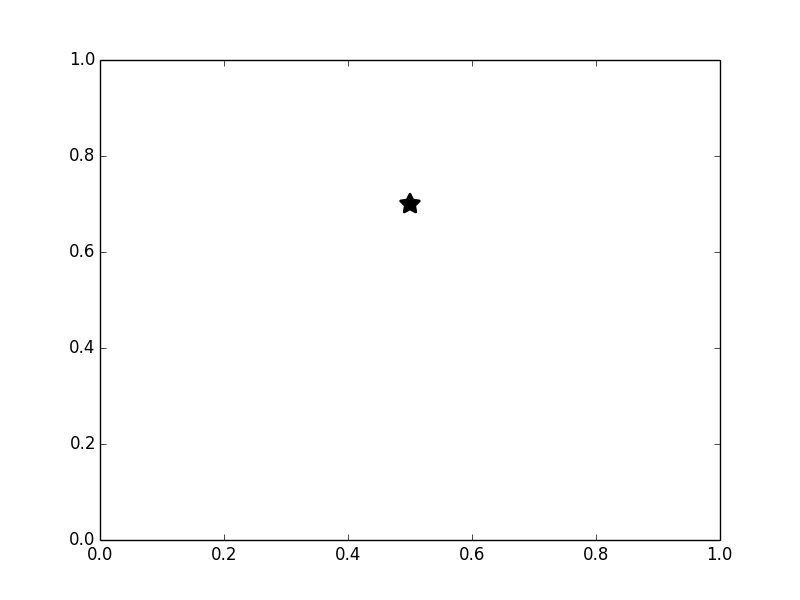
%> input picture initialization/test/star1.png, 800 x 600 px; the run also reads 1 picture not shown here
$ octave test_initialization_KLT.m   (GNU Octave 9; MATLAB toolbox functions it lacks are replaced by stand-ins)
%> lines starting %> are read from the running program, lines starting %| are printed output that depends on the picture
### solution_03/harris.m
function scores = harris(img, patch_size, kappa)
% scores = harris(img, patch_size, kappa);
% computes the harris score (indicades gradient) on image, zero BC
% Input:
%   img, image
%   patch_size, scalar, patch_size = 2*patch_radius + 1
%   kappa, R_uv = det(M_uv) - kappa*tr(M_uv)^2, (0.08)
% Output:
%   scores, size(img)

sobel_para = [-1 0 1];
sobel_orth = [1 2 1];

Ix = conv2(sobel_orth', sobel_para, img, 'valid');
Iy = conv2(sobel_para', sobel_orth, img, 'valid');

Ixx = double(Ix .^ 2);
Iyy = double(Iy .^ 2);
Ixy = double(Ix .* Iy);

patch = ones(patch_size, patch_size) / (patch_size ^ 2);
pr = floor(patch_size / 2);  % patch radius
sIxx = conv2(Ixx, patch, 'valid');
sIyy = conv2(Iyy, patch, 'valid');
sIxy = conv2(Ixy, patch, 'valid');

scores = (sIxx .* sIyy - sIxy .^ 2) ... determinant
    - kappa * (sIxx + sIyy) .^ 2;  % square trace

scores(scores<0) = 0;

scores = padarray(scores, [1+pr 1+pr]);

end

### solution_03/selectKeypoints.m
function keypoints = selectKeypoints(scores, num, r)
% keypoints = selectKeypoints(scores, num, r);
% Selects the num best scores as keypoints and performs non-maximum
% supression of a (2r + 1)*(2r + 1) box around the current maximum.
% Input:
%   scores, size(img)
%   num, scalar number of best scores where a non-maxima supression is executed
%   r, scalar "radius" of supression square
% Output:
%   keypoints, 2xnum, coorinates of keypoint

keypoints = zeros(2, num);
temp_scores = padarray(scores, [r r]);
for i = 1:num
    [~, kp] = max(temp_scores(:));
    [row, col] = ind2sub(size(temp_scores), kp);
    kp = [row;col];
    keypoints(:, i) = kp - r;
    temp_scores(kp(1)-r:kp(1)+r, kp(2)-r:kp(2)+r) = ...
        zeros(2*r + 1, 2*r + 1);
end

end

### solution_03/describeKeypoints.m
function descriptors = describeKeypoints(img, keypoints, r)
% descriptors = describeKeypoints(img, keypoints, r);
% Returns a (2r+1)^2xN matrix of image patch vectors based on image
% img and a 2xN matrix containing the keypoint coordinates.
% r is the patch "radius".
% Input:
%   img, image
%   keypoints, 2xN
%   r, scalar patch radius
% Output:
%   descriptors, (2r+1)^2xN

N = size(keypoints, 2);
descriptors = uint8(zeros((2*r+1) ^ 2, N));
padded = padarray(img, [r, r]);
for i = 1:N
    kp = keypoints(:, i) + r;
    descriptors(:,i) = reshape(...
        padded(kp(1)-r:kp(1)+r, kp(2)-r:kp(2)+r), [], 1);
end

end

### general/param.m
%% control parameters
talkative_initialization = true;
talkative_p3p = false;
talkative_optimization = false;

do_plotting = true;
sliding_window_plots = true; % for keypoint statistics and landmarks
sliding_window_plots_number = 20;

% early_stopping = 0; %100; % stop after 30 frames

save_in_bags = not(do_plotting);

%% tuning parameters (tmp, should be overwritten)
% keypoint selection and description
harris_patch_size = 9;
harris_kappa = 0.08;
num_keypoints = 500;

nonmaximum_supression_radius = 10;
descriptor_radius = 9;
match_lambda = 10;

% 8 point with RANSAC
pixel_tolerance_8point_RANSAC = 3;
n_iterations_8point_RANSAC = 50;

% KLT with RANSAC
max_bidirectional_error = 1;
KLT_max_iterations = 60;
% patch size for KLT is same as harris patch size

% continuous operation
frame_step_size = 1;

% Triangulate new points (continous operation)
min_angle_deg = 3; % angle between camera views to allow triangulation
max_angle_deg = 2.5*min_angle_deg;
max_num_tracked_frames = 5; % only this many last frames are tracked. (old ones are not very interesting and slow down computation)

% P3P with RANSAC
discard_p3p_outliers = true; % why better performance if false?
Ransac_p3p_pixel_tolerance = 2;
estimate_DLT = false;
tweaked_for_more = false; % TODO: change this to true

%triangulation
min_points = 5; % minimum numbers of points required for triangulation

% parameters harris
harris_patch_size_cont = 9;
harris_kappa_cont = 0.08;
num_keypoints_cont = 600;
nonmaximum_supression_radius_cont = 8;
descriptor_radius_cont = 9;

% tracking
KLT_max_bidirectional_error_cont = 1.5;
KLT_patch_size_cont = 31; %2*harris_patch_size+1; % default: 31
KLT_max_iterations_cont = 30; % default: 30

% tmp (should be overwritten)
axis_array = [-40 200 -10 5 -100 100];

% bundle adjustment
do_bundle_adjustment = true;
window_size = 20;
max_iters = 50;
boundary_window_size = 3;% must be smaller than window_size. provide "matching condition"

%% dataset specific tuning parameters
ds = 0;         % dataset - 0: KITTI, 1: Malaga, 2: parking,

switch ds
    case 0 % Kitti parameters
        %% tuning parameters KITTI
        bootstrap_frames = [0,2]; axis_array = [-40 200 -10 5 -25 175];
        bootstrap_frames = [80,82]; axis_array = [-40 200 -10 5 -50 150];
        % bootstrap_frames = [180,182]; axis_array = [-200 40 -10 5 -75 125];

        % keypoint selection and description
        harris_patch_size = 9;
        harris_kappa = 0.08;
        num_keypoints = 300; %500;
        nonmaximum_supression_radius = 10;
        descriptor_radius = 9;
        match_lambda = 10;

        % 8 point with RANSAC
        pixel_tolerance_8point_RANSAC = 3;
        n_iterations_8point_RANSAC = 50;

        % KLT with RANSAC
        max_bidirectional_error = 1;
        KLT_max_iterations = 60;
        % patch size for KLT is same as harris patch size

        % continuous operation
        frame_step_size = 1;

        % Triangulate new points (continous operation)
        min_angle_deg = 0.5; % angle between camera views to allow triangulation
        max_angle_deg = 3;
        max_num_tracked_frames = 9; % only this many last frames are tracked. (old ones are not very interesting and slow down computation)

        % P3P with RANSAC
        discard_p3p_outliers = true;
        Ransac_p3p_pixel_tolerance = 20; %5;
        estimate_DLT = false;
        tweaked_for_more = false; % TODO: change this to true
        min_points = 2; % minimum numbers of points required for triangulation

        % parameters harris
        harris_patch_size_cont = 9;
        harris_kappa_cont = 0.08;
        num_keypoints_cont = 700;
        nonmaximum_supression_radius_cont = 8;
        descriptor_radius_cont = 9;

        % tracking
        KLT_max_bidirectional_error_cont = 6;
        KLT_patch_size_cont = 31; %2*harris_patch_size+1; % default: 31
        KLT_max_iterations_cont = 30; % default: 30


    case 1 % Malaga parameters
%% tuning parameters malaga
bootstrap_frames = [2,4]; axis_array = [-100 20 -10 10 -30 50];

% keypoint selection and description
harris_patch_size = 9;
harris_kappa = 0.08;
num_keypoints = 300; %500;
nonmaximum_supression_radius = 10;
descriptor_radius = 9;
match_lambda = 10;

% 8 point with RANSAC
pixel_tolerance_8point_RANSAC = 3;
n_iterations_8point_RANSAC = 50;

% KLT with RANSAC
max_bidirectional_error = 1;
KLT_max_iterations = 60;
% patch size for KLT is same as harris patch size

% continuous operation
frame_step_size = 2;

% Triangulate new points (continous operation)
min_angle_deg = 0.5; % angle between camera views to allow triangulation
max_angle_deg = 2.5*min_angle_deg;
max_num_tracked_frames = 5; % only this many last frames are tracked. (old ones are not very interesting and slow down computation)

% P3P with RANSAC
discard_p3p_outliers = true;
Ransac_p3p_pixel_tolerance = 20; %5;
estimate_DLT = false;
tweaked_for_more = false; % TODO: change this to true
min_points = 5; % minimum numbers of points required for triangulation

% parameters harris
harris_patch_size_cont = 9;
harris_kappa_cont = 0.08;
num_keypoints_cont = 300;
nonmaximum_supression_radius_cont = 8;
descriptor_radius_cont = 9;

% tracking
KLT_max_bidirectional_error_cont = 10;
KLT_patch_size_cont = 31; %2*harris_patch_size+1; % default: 31
KLT_max_iterations_cont = 30; % default: 30

if bootstrap_frames(1) < 2;  warning('bootstrap_frames index for malaga starting with 2'); end

    case 2 % parking parameters
        %% tuning parameters parking
        bootstrap_frames = [1,4]; axis_array = [-40 200 -10 5 -100 100];

        % keypoint selection and description
        harris_patch_size = 9;
        harris_kappa = 0.08;
        num_keypoints = 500;
        nonmaximum_supression_radius = 10;
        descriptor_radius = 9;
        match_lambda = 10;

        % 8 point with RANSAC
        pixel_tolerance_8point_RANSAC = 3;
        n_iterations_8point_RANSAC = 50;

        % KLT with RANSAC
        max_bidirectional_error = 1;
        KLT_max_iterations = 60;
        % patch size for KLT is same as harris patch size

        % continuous operation
        frame_step_size = 1;

        % Triangulate new points (continous operation)
        min_angle_deg = 3; % angle between camera views to allow triangulation
        max_angle_deg = 2.5*min_angle_deg;
        max_num_tracked_frames = 5; % only this many last frames are tracked. (old ones are not very interesting and slow down computation)

        % P3P with RANSAC
        discard_p3p_outliers = true; % why better performance if false?
        Ransac_p3p_pixel_tolerance = 5;
        estimate_DLT = false;
        tweaked_for_more = false; % TODO: change this to true
        min_points = 5; % minimum numbers of points required for triangulation

        % parameters harris
        harris_patch_size_cont = 9;
        harris_kappa_cont = 0.08;
        num_keypoints_cont = 300;
        nonmaximum_supression_radius_cont = 8;
        descriptor_radius_cont = 9;

        % tracking
        KLT_max_bidirectional_error_cont = 1;
        KLT_patch_size_cont = 31; %2*harris_patch_size+1; % default: 31
        KLT_max_iterations_cont = 30; % default: 30

    case 3 % alpha & omega
        bootstrap_frames = [5,6];

    case 4 % Dübendorf, calib 1, set 1
        bootstrap_frames = [43,44];

    case 5 % duckietown, set 1

        %% tuning parameters duckietown
        % bootstrap_frames = [266,286]; axis_array =  [-40 40 -10 10 -25 125];
        % bootstrap_frames = [354,355]; % motion blurr
        % bootstrap_frames = [587,590]; axis_array = [-40 40 -10 10 -25 125];
        bootstrap_frames = [1111,1113]; axis_array = [-40 40 -10 10 -25 125];

        % keypoint selection and description
        harris_patch_size = 9;
        harris_kappa = 0.08;
        num_keypoints = 300; %500;
        nonmaximum_supression_radius = 10;
        descriptor_radius = 9;
        match_lambda = 10;

        % 8 point with RANSAC
        pixel_tolerance_8point_RANSAC = 3;
        n_iterations_8point_RANSAC = 50;

        % KLT with RANSAC
        max_bidirectional_error = 1;
        KLT_max_iterations = 60;
        % patch size for KLT is same as harris patch size

        % continuous operation
        frame_step_size = 5;

        % Triangulate new points (continous operation)
        min_angle_deg = 3; % angle between camera views to allow triangulation
        max_angle_deg = 2.5*min_angle_deg;
        max_num_tracked_frames = 5; % only this many last frames are tracked. (old ones are not very interesting and slow down computation)

        % P3P with RANSAC
        discard_p3p_outliers = true;
        Ransac_p3p_pixel_tolerance = 10; %5;
        estimate_DLT = false;
        tweaked_for_more = false; % TODO: change this to true
        min_points = 5; % minimum numbers of points required for triangulation

        % parameters harris
        harris_patch_size_cont = 9;
        harris_kappa_cont = 0.08;
        num_keypoints_cont = 300;
        nonmaximum_supression_radius_cont = 8;
        descriptor_radius_cont = 9;

        % tracking
        KLT_max_bidirectional_error_cont = 10;
        KLT_patch_size_cont = 31; %2*harris_patch_size+1; % default: 31
        KLT_max_iterations_cont = 30; % default: 30

    case 6 % duckietown, set 2
        bootstrap_frames = [404,408];

    otherwise
        warning('choose dataset!')
end

%% screen options
set(0,'units','pixels');
full_screen = get(0,'screensize');

### initialization/test/test_initialization_KLT.m
%% simple setup to test KLT
% convention:
% keypoints 2xN = [y1, y2, ...; x1, x2,...]
% points used for KLT tracking: Nx2 = [x1, y2; x2, y2; ...]

clear all; clc;
run('param.m');

% load images with stars
database_image = rgb2gray(imread('star1.png'));
%> database_image: size 600x800 uint8; min 0, max 255, mean 252.6
query_image = rgb2gray(imread('star2.png'));
%> query_image: size 600x800 uint8; min 0, max 255, mean 252.6; mean of the top-left, top-right, bottom-left and bottom-right quarters 252.8, 252.8, 252.2, 252.7
[H, W] = size(database_image);
%> H = 600; W = 800
database_image = database_image(70:H-70, 110:W-110);
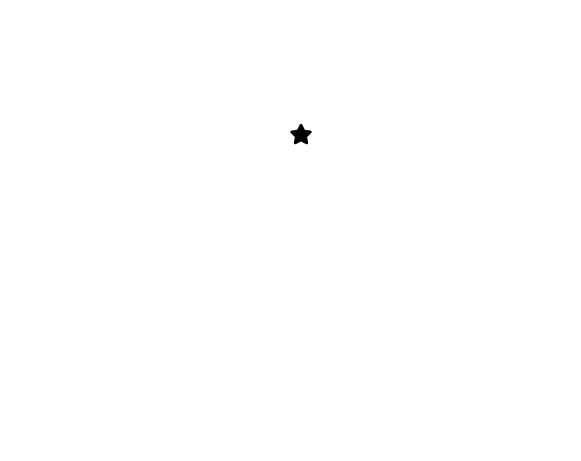
%> database_image: size 461x581 uint8; min 0, max 255, mean 254.8
query_image = query_image(70:H-70, 110:W-110);
%> query_image: size 461x581 uint8
[H, W] = size(database_image);
%> H = 461; W = 581


% initialize
num_keypoints = 5;
% nonmaximum_supression_radius = 8;

% get harris keypoints on first (database) image
database_scores = harris(database_image, harris_patch_size, harris_kappa);
%> in harris, `Iy = conv2(sobel_para', sobel_orth, img, 'valid');`:
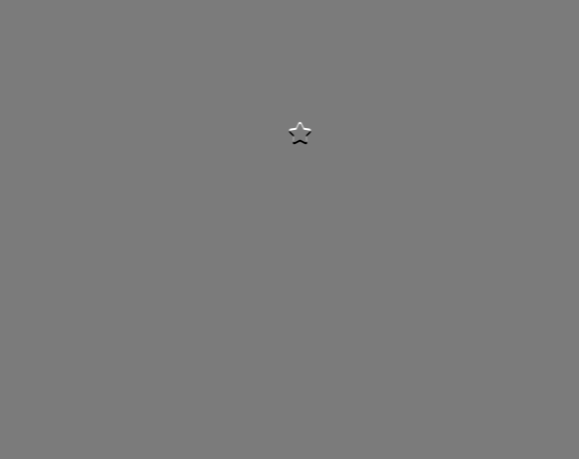
%> Iy: size 459x579 double; min -965, max 1020, mean 0; drawn with min black and max white
%> in harris, `Ixx = double(Ix .^ 2);`:
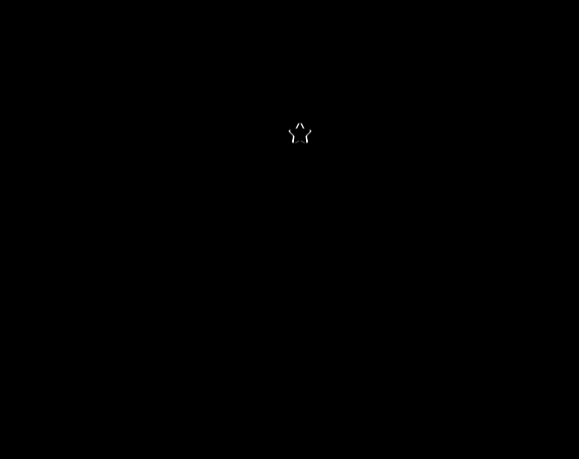
%> Ixx: size 459x579 double; min 0, max 1040400, mean 216.7; drawn with min black and max white
%> in harris, `scores(scores<0) = 0;`:
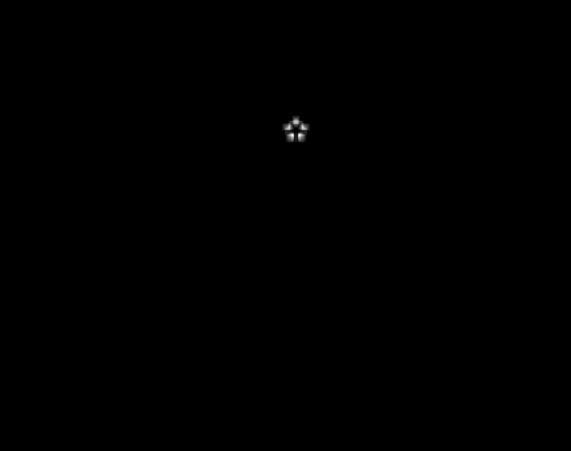
%> scores: size 451x571 double; min 0, max 1.88e+10, mean 11199844.5; drawn with min black and max white
database_keypoints = selectKeypoints(database_scores, num_keypoints, nonmaximum_supression_radius);
%> the loop in selectKeypoints, `for i = 1:num` made 5 passes
%> (row, col) on passes 1 to 5: (151, 308), (144, 319), (140, 305), (155, 319), (132, 316)
%> after the loop in selectKeypoints, `for i = 1:num`: temp_scores: size 481x601 double; every value is 0
%> after the loop in selectKeypoints, `for i = 1:num`: keypoints = [141 134 130 145 122; 298 309 295 309 306]
%> database_keypoints = [141 134 130 145 122; 298 309 295 309 306]
database_descriptors = describeKeypoints(database_image, database_keypoints, descriptor_radius);
%> in describeKeypoints, `padded = padarray(img, [r, r]);`:
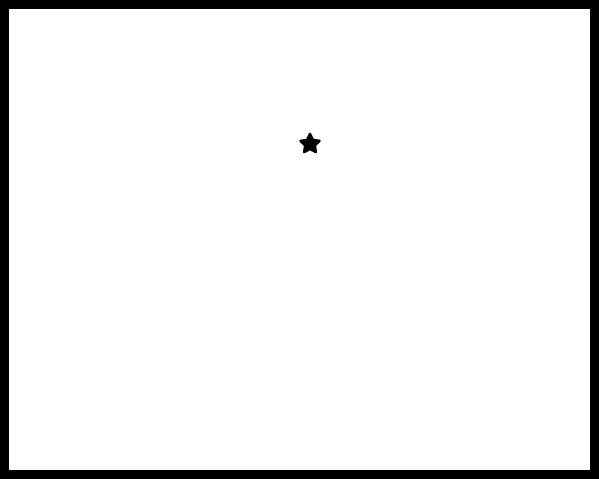
%> padded: size 479x599 uint8; min 0, max 255, mean 237.8
%> the loop in describeKeypoints, `for i = 1:N` made 5 passes
%> kp on passes 1 to 5: [150; 307], [143; 318], [139; 304], [154; 318], [131; 315]
%> after the loop in describeKeypoints, `for i = 1:N`: descriptors = 361 rows, first 8: [255 208 255 0 255; 255 73 255 0 255; 255 0 255 0 255; 255 0 255 0 255; 255 0 255 0 255; 255 0 255 0 255; 255 0 255 0 255; 255 0 255 186 255]
%> database_descriptors has the same summary as descriptors in describeKeypoints

% track keypoints using Lucas Kanade tracking (KLT)
patch_size = 2*harris_patch_size+1;
%> (the run ends here)
